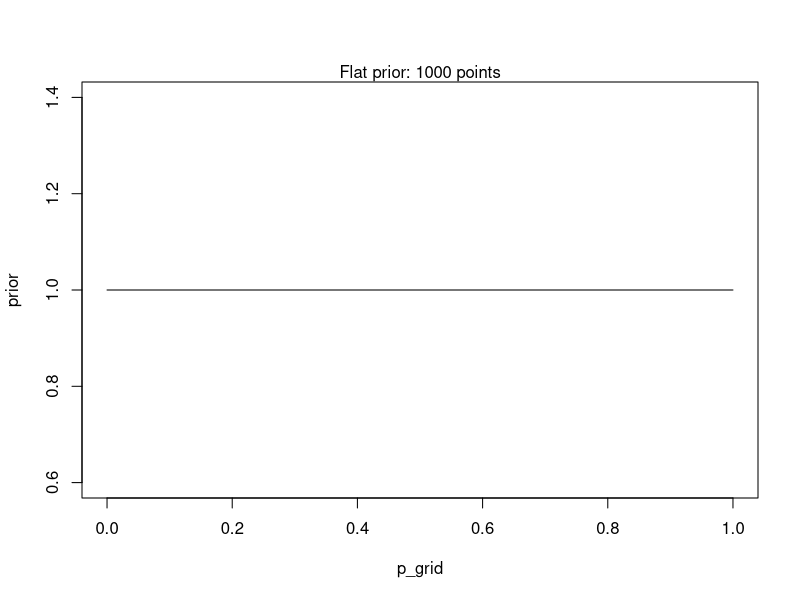
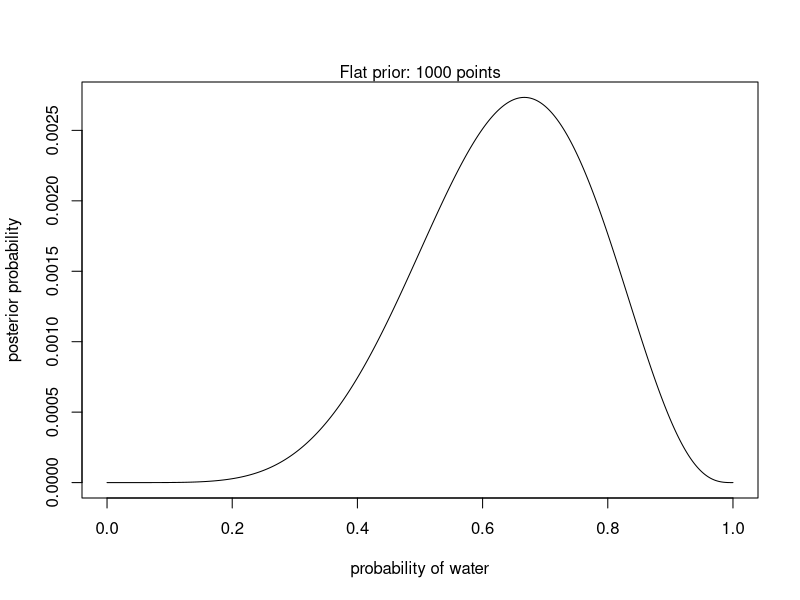
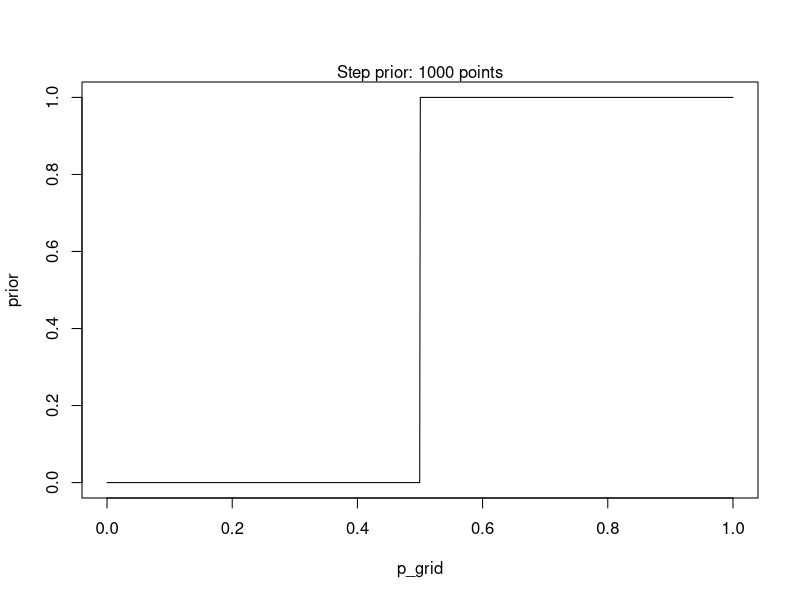
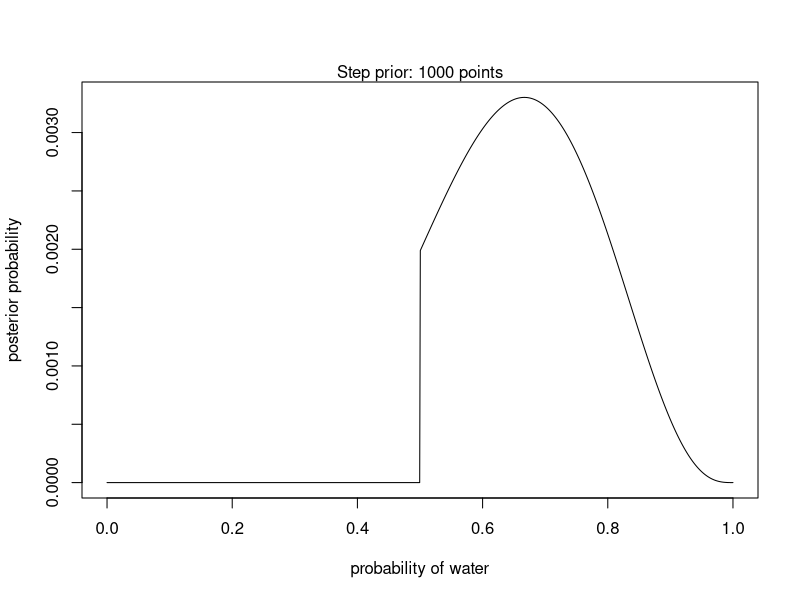
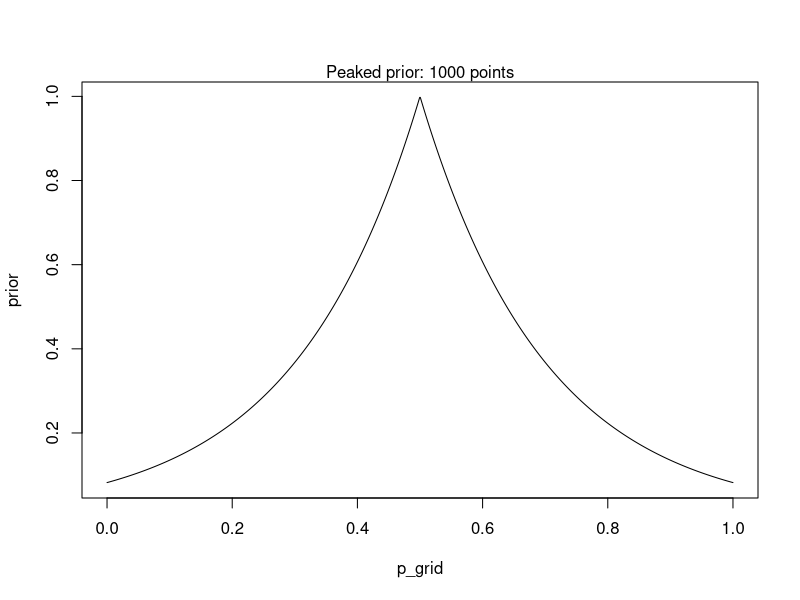
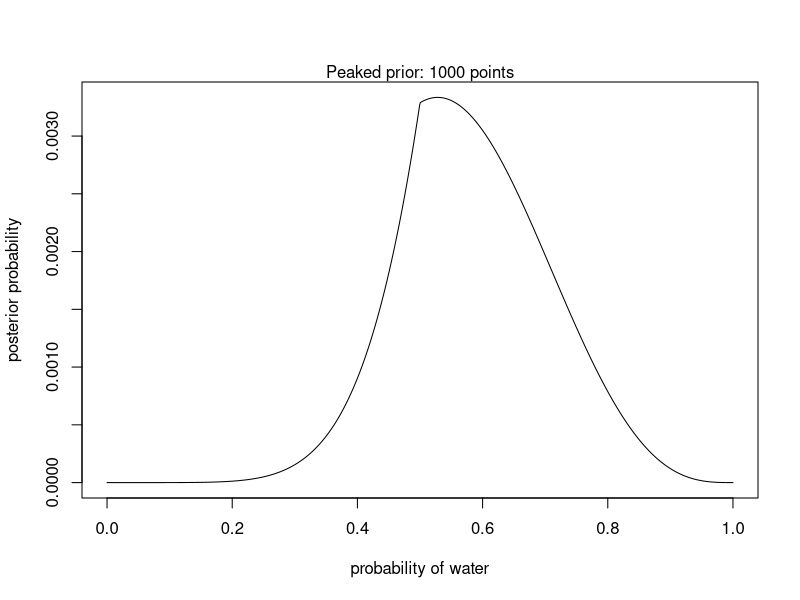

Write R code to recreate these figures, in order.
## ---- chunk 1
samples <- c('L', 'W', 'L', 'L', 'W', 'W', 'W', 'L', 'W', 'W')
## ---- chunk 2
ways <- c(0,3,8,9,0)
ways
ways / sum(ways)
## ---- chunk 3
new_ways  <- ways * c(0, 1, 2, 3, 4)
new_ways
new_ways / sum(new_ways)
## ---- chunk 4
len = 1000
p_grid  <- seq(from=0, to=1, length.out=len)
prior <- rep(1,len)
likelihood <- dbinom(6, size=9, prob=p_grid)
unstd.posterior  <- likelihood * prior
posterior  <- unstd.posterior / sum(unstd.posterior)

plot(p_grid , prior , type="l")
mtext(stringr::str_c("Flat prior: ", len, " points"))

plot(p_grid , posterior , type="l" ,
    xlab="probability of water" , ylab="posterior probability" )
mtext(stringr::str_c("Flat prior: ", len, " points"))

prior <- ifelse( p_grid < 0.5 , 0 , 1 )
unstd.posterior  <- likelihood * prior
posterior  <- unstd.posterior / sum(unstd.posterior)

plot(p_grid , prior , type="l")
mtext(stringr::str_c("Step prior: ", len, " points"))

plot(p_grid , posterior , type="l" ,
    xlab="probability of water" , ylab="posterior probability" )
mtext(stringr::str_c("Step prior: ", len, " points"))

prior <- exp( -5*abs( p_grid - 0.5 ) )
unstd.posterior  <- likelihood * prior
posterior  <- unstd.posterior / sum(unstd.posterior)

plot(p_grid , prior , type="l")
mtext(stringr::str_c("Peaked prior: ", len, " points"))

plot(p_grid , posterior , type="l" ,
    xlab="probability of water" , ylab="posterior probability" )
mtext(stringr::str_c("Peaked prior: ", len, " points"))
